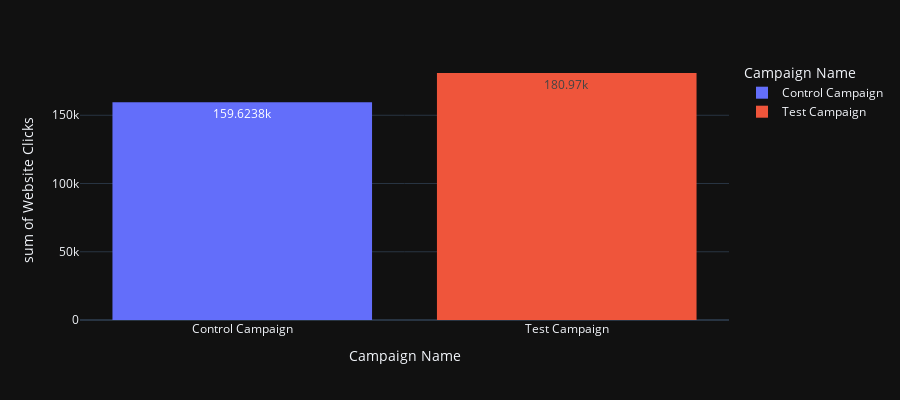

The code cell stored with this chart in its notebook:
### Markdown cell above
##  Website Searches: 
The Test campaign generated more searches on the website, with 72.5k searches compared to 66.6k for the Control campaign.

### Code cell
fig = px.histogram(df, x="Campaign Name", y="Website Clicks",
             color='Campaign Name',
             height=400,text_auto=True)
fig.show()

### Figure 1 — Plotly figure (JSON) as saved in the notebook; plotly's stock layout.template omitted (floating-point values rounded to 4 significant figures)
{"data": [{"alignmentgroup": "True", "bingroup": "x", "histfunc": "sum", "hovertemplate": "Campaign Name=%{x}<br>sum of Website Clicks=%{y}<extra></extra>", "legendgroup": "Control Campaign", "marker": {"color": "#636efa", "pattern": {"shape": ""}}, "name": "Control Campaign", "offsetgroup": "Control Campaign", "orientation": "v", "showlegend": true, "texttemplate": "%{value}", "type": "histogram", "x": ["Control Campaign", "Control Campaign", "Control Campaign", "Control Campaign", "Control Campaign", "Control Campaign", "Control Campaign", "Control Campaign", "Control Campaign", "Control Campaign", "Control Campaign", "Control Campaign", "Control Campaign", "Control Campaign", "Control Campaign", "Control Campaign", "Control Campaign", "Control Campaign", "Control Campaign", "Control Campaign", "Control Campaign", "Control Campaign", "Control Campaign", "Control Campaign", "Control Campaign", "Control Campaign", "Control Campaign", "Control Campaign", "Control Campaign", "Control Campaign"], "xaxis": "x", "y": [7016, 2277, 8137, 2993, 6554, 4521, 4896, 5224, 6628, 7253, 3706, 8110, 2578, 5691, 6843, 4410, 4085, 4234, 5435, 4941, 6287, 8127, 6508, 4658, 3065, 5321.0, 4028, 2640, 7260, 6198], "yaxis": "y"}, {"alignmentgroup": "True", "bingroup": "x", "histfunc": "sum", "hovertemplate": "Campaign Name=%{x}<br>sum of Website Clicks=%{y}<extra></extra>", "legendgroup": "Test Campaign", "marker": {"color": "#EF553B", "pattern": {"shape": ""}}, "name": "Test Campaign", "offsetgroup": "Test Campaign", "orientation": "v", "showlegend": true, "texttemplate": "%{value}", "type": "histogram", "x": ["Test Campaign", "Test Campaign", "Test Campaign", "Test Campaign", "Test Campaign", "Test Campaign", "Test Campaign", "Test Campaign", "Test Campaign", "Test Campaign", "Test Campaign", "Test Campaign", "Test Campaign", "Test Campaign", "Test Campaign", "Test Campaign", "Test Campaign", "Test Campaign", "Test Campaign", "Test Campaign", "Test Campaign", "Test Campaign", "Test Campaign", "Test Campaign", "Test Campaign", "Test Campaign", "Test Campaign", "Test Campaign", "Test Campaign", "Test Campaign"], "xaxis": "x", "y": [3038, 8125, 3750, 8264, 7568, 3993, 4993, 6800, 7910, 6909, 7617, 4657, 6050, 5471, 4431, 5077, 7156, 3596, 3820, 6435, 8144, 7651, 7885, 4399, 4216, 5863, 7488, 4221, 7184, 8259], "yaxis": "y"}], "layout": {"barmode": "relative", "height": 400, "legend": {"title": {"text": "Campaign Name"}, "tracegroupgap": 0}, "margin": {"t": 60}, "xaxis": {"anchor": "y", "categoryarray": ["Control Campaign", "Test Campaign"], "categoryorder": "array", "domain": [0, 1], "title": {"text": "Campaign Name"}}, "yaxis": {"anchor": "x", "domain": [0, 1], "title": {"text": "sum of Website Clicks"}}}}
